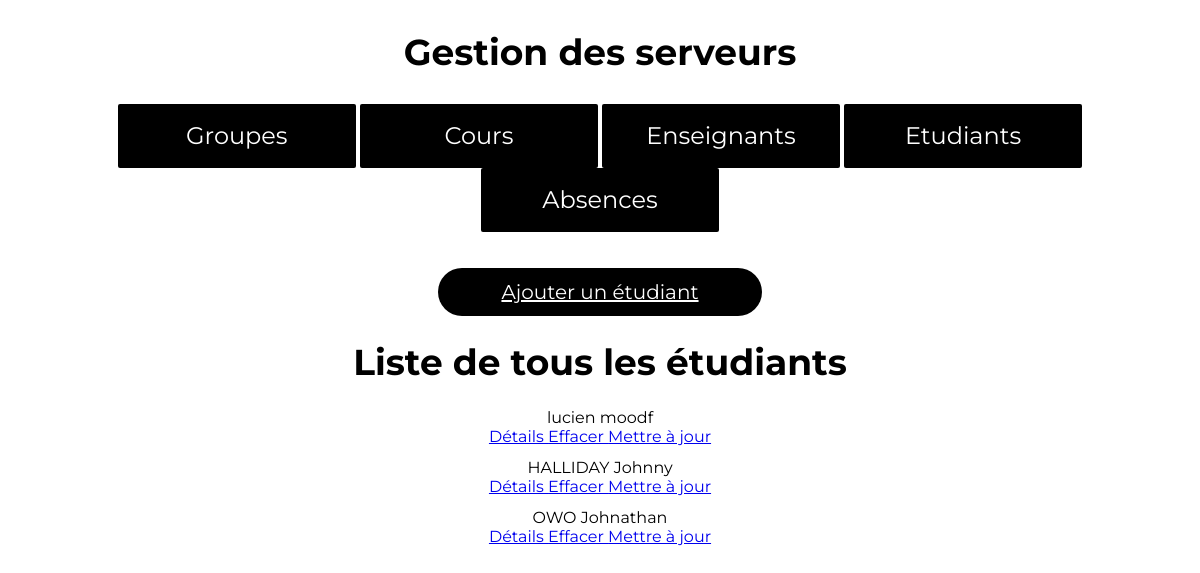
The app's page /Absences/etudiants_all/ with its own data.
### Absences/models.py (models this page shows, shortened)
class Etudiants(models.Model):
    nometu = models.CharField(max_length=100)
    prenometu = models.CharField(max_length=100)
    emailetu = models.CharField(max_length=50)
    photoetu = models.TextField(null = True, blank = True)
    groupesetu = models.ForeignKey("groupes", on_delete=models.CASCADE, default=None)

### Absences/etudiants_views.py (the view)
# urls.py: path('', views.index),
def index(request):
    etList = list(models.Etudiants.objects.all())
    return render(request, "Absences/etudiants_all.html", {"Liste": etList})

### Absences/templates/Absences/etudiants_all.html (shortened to what this page needs)
{%extends 'Absences/main.html'%}
{%block content%}
<a class="add" href="ajout/"> Ajouter un étudiant </a>
<h1> Liste de tous les étudiants </h1>
 <ol>
        {% for l in Liste %}
            <li> {{l.nometu}} {{l.prenometu}} </br>
                <a href="./affiche/{{l.id}}"> Détails </a> <a href="delete/{{l.id}}"> Effacer </a>
                <a href="update/{{l.id}}"> Mettre à jour </a>
            </li>
        {%endfor%}
    </ol>
{%endblock%}

### Absences/static/Absences/main.css (style rules this page uses)
body,html { margin:0; padding:0; font-family: 'Montserrat', sans-serif; }
li { text-align:center; margin: 1% 0 1% 0; }
ol { padding:0; }
h1 { text-align:center; font-size:36px; }
.add { display:block; text-align:center; margin:3% auto 0 auto; background-color:black; color:white; width:25%; padding:1%; border-radius:30px; font-size:20px; }

### records on screen
Etudiants: nometu "lucien", prenometu "moodf"
Etudiants: nometu "HALLIDAY", prenometu "Johnny"
Etudiants: nometu "OWO", prenometu "Johnathan"
